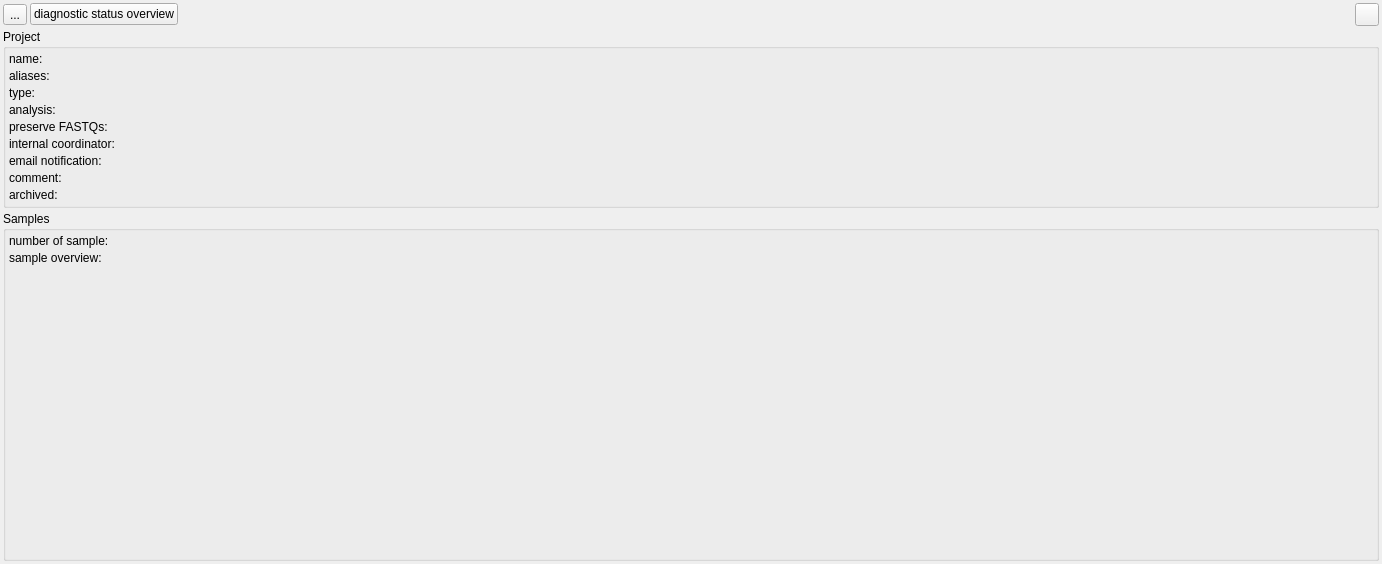
<?xml version="1.0" encoding="UTF-8"?>
<ui version="4.0">
 <class>ProjectWidget</class>
 <widget class="QWidget" name="ProjectWidget">
  <property name="geometry">
   <rect>
    <x>0</x>
    <y>0</y>
    <width>1382</width>
    <height>564</height>
   </rect>
  </property>
  <property name="windowTitle">
   <string>Form</string>
  </property>
  <layout class="QVBoxLayout" name="verticalLayout" stretch="0,0,1">
   <property name="spacing">
    <number>3</number>
   </property>
   <property name="leftMargin">
    <number>3</number>
   </property>
   <property name="topMargin">
    <number>3</number>
   </property>
   <property name="rightMargin">
    <number>3</number>
   </property>
   <property name="bottomMargin">
    <number>3</number>
   </property>
   <item>
    <layout class="QHBoxLayout" name="horizontalLayout">
     <item>
      <widget class="QToolButton" name="edit_btn">
       <property name="text">
        <string>...</string>
       </property>
       <property name="icon">
        <iconset resource="GSvar.qrc">
         <normaloff>:/Icons/Edit.png</normaloff>:/Icons/Edit.png</iconset>
       </property>
      </widget>
     </item>
     <item>
      <widget class="QPushButton" name="diag_btn">
       <property name="text">
        <string>diagnostic status overview</string>
       </property>
      </widget>
     </item>
     <item>
      <spacer name="horizontalSpacer">
       <property name="orientation">
        <enum>Qt::Horizontal</enum>
       </property>
       <property name="sizeHint" stdset="0">
        <size>
         <width>40</width>
         <height>20</height>
        </size>
       </property>
      </spacer>
     </item>
     <item>
      <widget class="QToolButton" name="refresh_btn">
       <property name="text">
        <string/>
       </property>
       <property name="icon">
        <iconset resource="GSvar.qrc">
         <normaloff>:/Icons/Refresh.png</normaloff>:/Icons/Refresh.png</iconset>
       </property>
      </widget>
     </item>
    </layout>
   </item>
   <item>
    <widget class="QGroupBox" name="groupBox">
     <property name="title">
      <string>Project</string>
     </property>
     <property name="flat">
      <bool>true</bool>
     </property>
     <layout class="QFormLayout" name="formLayout">
      <property name="horizontalSpacing">
       <number>3</number>
      </property>
      <property name="verticalSpacing">
       <number>3</number>
      </property>
      <property name="leftMargin">
       <number>3</number>
      </property>
      <property name="topMargin">
       <number>3</number>
      </property>
      <property name="rightMargin">
       <number>3</number>
      </property>
      <property name="bottomMargin">
       <number>3</number>
      </property>
      <item row="0" column="0">
       <widget class="QLabel" name="label">
        <property name="text">
         <string>name:</string>
        </property>
       </widget>
      </item>
      <item row="0" column="1">
       <widget class="QLabel" name="name">
        <property name="text">
         <string/>
        </property>
        <property name="textInteractionFlags">
         <set>Qt::LinksAccessibleByMouse|Qt::TextSelectableByMouse</set>
        </property>
       </widget>
      </item>
      <item row="1" column="0">
       <widget class="QLabel" name="label_2">
        <property name="text">
         <string>aliases:</string>
        </property>
       </widget>
      </item>
      <item row="1" column="1">
       <widget class="QLabel" name="aliases">
        <property name="text">
         <string/>
        </property>
        <property name="textInteractionFlags">
         <set>Qt::LinksAccessibleByMouse|Qt::TextSelectableByMouse</set>
        </property>
       </widget>
      </item>
      <item row="2" column="0">
       <widget class="QLabel" name="label_3">
        <property name="text">
         <string>type:</string>
        </property>
       </widget>
      </item>
      <item row="2" column="1">
       <widget class="QLabel" name="type">
        <property name="text">
         <string/>
        </property>
        <property name="textInteractionFlags">
         <set>Qt::LinksAccessibleByMouse|Qt::TextSelectableByMouse</set>
        </property>
       </widget>
      </item>
      <item row="3" column="0">
       <widget class="QLabel" name="label_4">
        <property name="toolTip">
         <string/>
        </property>
        <property name="text">
         <string>analysis:</string>
        </property>
       </widget>
      </item>
      <item row="3" column="1">
       <widget class="QLabel" name="analysis">
        <property name="text">
         <string/>
        </property>
        <property name="textInteractionFlags">
         <set>Qt::LinksAccessibleByMouse|Qt::TextSelectableByMouse</set>
        </property>
       </widget>
      </item>
      <item row="4" column="0">
       <widget class="QLabel" name="label_5">
        <property name="text">
         <string>preserve FASTQs:</string>
        </property>
       </widget>
      </item>
      <item row="4" column="1">
       <widget class="QLabel" name="preserve_fastqs">
        <property name="text">
         <string/>
        </property>
        <property name="textInteractionFlags">
         <set>Qt::LinksAccessibleByMouse|Qt::TextSelectableByMouse</set>
        </property>
       </widget>
      </item>
      <item row="5" column="0">
       <widget class="QLabel" name="label_6">
        <property name="text">
         <string>internal coordinator:</string>
        </property>
       </widget>
      </item>
      <item row="5" column="1">
       <widget class="QLabel" name="coordinator">
        <property name="text">
         <string/>
        </property>
        <property name="textInteractionFlags">
         <set>Qt::LinksAccessibleByMouse|Qt::TextSelectableByMouse</set>
        </property>
       </widget>
      </item>
      <item row="6" column="0">
       <widget class="QLabel" name="label_7">
        <property name="text">
         <string>email notification:</string>
        </property>
       </widget>
      </item>
      <item row="6" column="1">
       <widget class="QLabel" name="email_notification">
        <property name="text">
         <string/>
        </property>
        <property name="openExternalLinks">
         <bool>true</bool>
        </property>
        <property name="textInteractionFlags">
         <set>Qt::LinksAccessibleByMouse|Qt::TextSelectableByMouse</set>
        </property>
       </widget>
      </item>
      <item row="7" column="0">
       <widget class="QLabel" name="label_8">
        <property name="text">
         <string>comment:</string>
        </property>
        <property name="alignment">
         <set>Qt::AlignLeading|Qt::AlignLeft|Qt::AlignTop</set>
        </property>
       </widget>
      </item>
      <item row="7" column="1">
       <widget class="QLabel" name="comment">
        <property name="text">
         <string/>
        </property>
        <property name="wordWrap">
         <bool>true</bool>
        </property>
        <property name="textInteractionFlags">
         <set>Qt::LinksAccessibleByMouse|Qt::TextSelectableByMouse</set>
        </property>
       </widget>
      </item>
      <item row="8" column="0">
       <widget class="QLabel" name="label_11">
        <property name="text">
         <string>archived:</string>
        </property>
       </widget>
      </item>
      <item row="8" column="1">
       <widget class="QLabel" name="archived">
        <property name="text">
         <string/>
        </property>
       </widget>
      </item>
     </layout>
    </widget>
   </item>
   <item>
    <widget class="QGroupBox" name="groupBox_2">
     <property name="title">
      <string>Samples</string>
     </property>
     <property name="flat">
      <bool>true</bool>
     </property>
     <layout class="QFormLayout" name="formLayout_2">
      <property name="horizontalSpacing">
       <number>3</number>
      </property>
      <property name="verticalSpacing">
       <number>3</number>
      </property>
      <property name="leftMargin">
       <number>3</number>
      </property>
      <property name="topMargin">
       <number>3</number>
      </property>
      <property name="rightMargin">
       <number>3</number>
      </property>
      <property name="bottomMargin">
       <number>3</number>
      </property>
      <item row="0" column="0">
       <widget class="QLabel" name="label_9">
        <property name="text">
         <string>number of sample:</string>
        </property>
        <property name="textFormat">
         <enum>Qt::RichText</enum>
        </property>
        <property name="alignment">
         <set>Qt::AlignLeading|Qt::AlignLeft|Qt::AlignTop</set>
        </property>
       </widget>
      </item>
      <item row="0" column="1">
       <widget class="QLabel" name="num_samples">
        <property name="text">
         <string/>
        </property>
        <property name="wordWrap">
         <bool>false</bool>
        </property>
        <property name="textInteractionFlags">
         <set>Qt::LinksAccessibleByMouse|Qt::TextSelectableByMouse</set>
        </property>
       </widget>
      </item>
      <item row="1" column="0">
       <widget class="QLabel" name="label_10">
        <property name="text">
         <string>sample overview:</string>
        </property>
        <property name="alignment">
         <set>Qt::AlignLeading|Qt::AlignLeft|Qt::AlignTop</set>
        </property>
       </widget>
      </item>
      <item row="1" column="1">
       <widget class="QLabel" name="sample_overview">
        <property name="text">
         <string/>
        </property>
        <property name="wordWrap">
         <bool>true</bool>
        </property>
        <property name="textInteractionFlags">
         <set>Qt::LinksAccessibleByMouse|Qt::TextSelectableByMouse</set>
        </property>
       </widget>
      </item>
     </layout>
    </widget>
   </item>
  </layout>
 </widget>
 <resources>
  <include location="GSvar.qrc"/>
 </resources>
 <connections/>
</ui>
